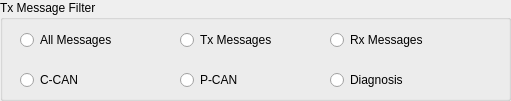
   <widget class="QGroupBox" name="tx_filter_group">
    <property name="geometry">
     <rect>
      <x>940</x>
      <y>40</y>
      <width>511</width>
      <height>101</height>
     </rect>
    </property>
    <property name="title">
     <string>Tx Message Filter</string>
    </property>
    <widget class="QRadioButton" name="btn_filter_all">
     <property name="geometry">
      <rect>
       <x>20</x>
       <y>30</y>
       <width>141</width>
       <height>20</height>
      </rect>
     </property>
     <property name="text">
      <string>All Messages</string>
     </property>
    </widget>
    <widget class="QRadioButton" name="btn_filter_tx">
     <property name="geometry">
      <rect>
       <x>180</x>
       <y>30</y>
       <width>141</width>
       <height>20</height>
      </rect>
     </property>
     <property name="text">
      <string>Tx Messages</string>
     </property>
    </widget>
    <widget class="QRadioButton" name="btn_filter_rx">
     <property name="geometry">
      <rect>
       <x>330</x>
       <y>30</y>
       <width>141</width>
       <height>20</height>
      </rect>
     </property>
     <property name="text">
      <string>Rx Messages</string>
     </property>
    </widget>
    <widget class="QRadioButton" name="btn_filter_c_can">
     <property name="geometry">
      <rect>
       <x>20</x>
       <y>70</y>
       <width>141</width>
       <height>20</height>
      </rect>
     </property>
     <property name="text">
      <string>C-CAN</string>
     </property>
    </widget>
    <widget class="QRadioButton" name="btn_filter_diag">
     <property name="geometry">
      <rect>
       <x>330</x>
       <y>70</y>
       <width>141</width>
       <height>20</height>
      </rect>
     </property>
     <property name="text">
      <string>Diagnosis</string>
     </property>
    </widget>
    <widget class="QRadioButton" name="btn_filter_p_can">
     <property name="geometry">
      <rect>
       <x>180</x>
       <y>70</y>
       <width>141</width>
       <height>20</height>
      </rect>
     </property>
     <property name="text">
      <string>P-CAN</string>
     </property>
    </widget>
   </widget>
